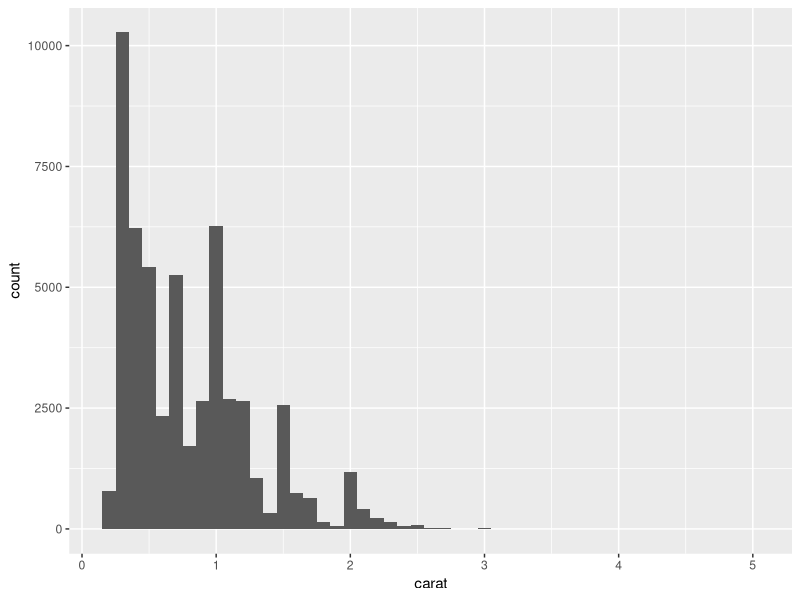
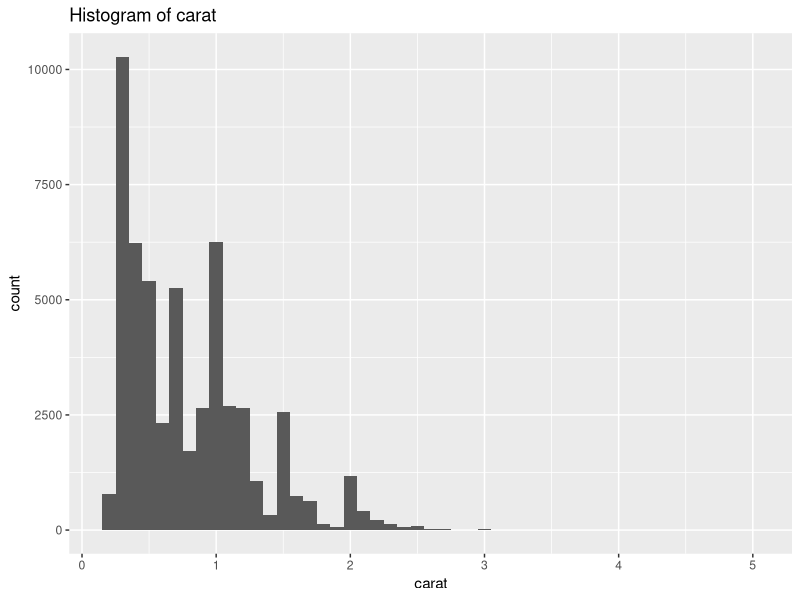

Recreate these plots in R, in order. (Note: this script raises an error after producing the figures.)
## ---- chunk 1
#| message: false
#| warning: false
library(tidyverse)
## ---- chunk 2
rescale01 <- function(x) {
  rng <- range(x, na.rm = TRUE, finite = TRUE)
  (x - rng[1]) / (rng[2] - rng[1])
}

rescale01(c(-10, 0, 10))
## ---- chunk 3
z_score <- function(x) {
  (x - mean(x, na.rm = TRUE)) / sd(x, na.rm = TRUE)
}
## ---- chunk 4
grouped_mean <- function(df, group_var, mean_var) {
  df |>
    group_by({{ group_var }}) |>
    summarize(mean = mean({{ mean_var }}, na.rm = TRUE), .groups = "drop")
}

diamonds |> grouped_mean(cut, carat)
## ---- chunk 5
summary6 <- function(data, var) {
  data |>
    summarize(
      min = min({{ var }}, na.rm = TRUE),
      mean = mean({{ var }}, na.rm = TRUE),
      median = median({{ var }}, na.rm = TRUE),
      max = max({{ var }}, na.rm = TRUE),
      n = n(),
      n_miss = sum(is.na({{ var }})),
      .groups = "drop"
    )
}
## ---- chunk 6
count_missing <- function(df, group_vars, x) {
  df |>
    group_by(pick({{ group_vars }})) |>
    summarize(n_miss = sum(is.na({{ x }})), .groups = "drop")
}

diamonds |> count_missing(c(cut, clarity), carat) |> head()
## ---- chunk 7
histogram <- function(df, var, binwidth = NULL) {
  df |>
    ggplot(aes(x = {{ var }})) +
    geom_histogram(binwidth = binwidth)
}

diamonds |> histogram(carat, binwidth = 0.1)
## ---- chunk 8
histogram <- function(df, var, binwidth = NULL) {
  label <- rlang::englue("Histogram of {{ var }}")
  df |>
    ggplot(aes(x = {{ var }})) +
    geom_histogram(binwidth = binwidth) +
    labs(title = label)
}

diamonds |> histogram(carat, binwidth = 0.1)
## ---- chunk 9
my_summary <- function(df, var) {
  var_name <- paste0("avg_", rlang::as_label(enquo(var)))
  df |> summarize(!!var_name := mean({{ var }}, na.rm = TRUE))
}

diamonds |> my_summary(carat)
## ---- chunk 10
#| error: true
grouped_mean_bad <- function(df, group_var, mean_var) {
  df |>
    group_by(group_var) |>
    summarize(mean = mean(mean_var), .groups = "drop")
}

diamonds |> grouped_mean_bad(cut, carat)
## ---- chunk 11
rescale01_no_finite <- function(x) {
  rng <- range(x, na.rm = TRUE)
  (x - rng[1]) / (rng[2] - rng[1])
}

x <- c(1, 2, 3, Inf)
rescale01_no_finite(x)      # every finite value collapses to 0
rescale01(x)                 # finite = TRUE keeps the finite values properly scaled
## ---- chunk 12
#| error: true
count_missing_bad <- function(df, group_vars, x) {
  df |>
    group_by({{ group_vars }}) |>
    summarize(n_miss = sum(is.na({{ x }})), .groups = "drop")
}

diamonds |> count_missing_bad(c(cut, clarity), carat)
## ---- chunk 13
my_summary_wrong <- function(df, var) {
  var_name <- paste0("avg_", rlang::as_label(enquo(var)))
  df |> summarize(var_name = mean({{ var }}, na.rm = TRUE))
}

diamonds |> my_summary_wrong(carat)
